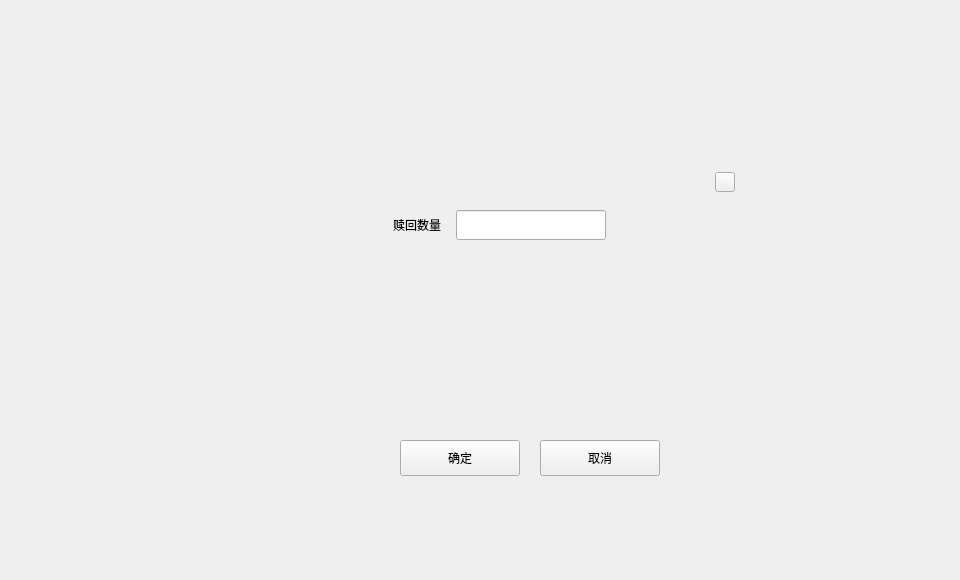
<?xml version="1.0" encoding="UTF-8"?>
<ui version="4.0">
 <class>ForecloseDialog</class>
 <widget class="QDialog" name="ForecloseDialog">
  <property name="geometry">
   <rect>
    <x>0</x>
    <y>0</y>
    <width>960</width>
    <height>580</height>
   </rect>
  </property>
  <property name="windowTitle">
   <string>Dialog</string>
  </property>
  <widget class="QWidget" name="widget" native="true">
   <property name="geometry">
    <rect>
     <x>0</x>
     <y>0</y>
     <width>960</width>
     <height>580</height>
    </rect>
   </property>
   <widget class="QWidget" name="containerWidget" native="true">
    <property name="geometry">
     <rect>
      <x>320</x>
      <y>160</y>
      <width>421</width>
      <height>331</height>
     </rect>
    </property>
    <property name="font">
     <font>
      <family>微软雅黑 Light</family>
     </font>
    </property>
    <widget class="QToolButton" name="cancelBtn">
     <property name="geometry">
      <rect>
       <x>220</x>
       <y>280</y>
       <width>120</width>
       <height>36</height>
      </rect>
     </property>
     <property name="font">
      <font>
       <family>微软雅黑 Light</family>
      </font>
     </property>
     <property name="cursor">
      <cursorShape>PointingHandCursor</cursorShape>
     </property>
     <property name="focusPolicy">
      <enum>Qt::NoFocus</enum>
     </property>
     <property name="styleSheet">
      <string notr="true"/>
     </property>
     <property name="text">
      <string>取消</string>
     </property>
    </widget>
    <widget class="QToolButton" name="okBtn">
     <property name="geometry">
      <rect>
       <x>80</x>
       <y>280</y>
       <width>120</width>
       <height>36</height>
      </rect>
     </property>
     <property name="font">
      <font>
       <family>微软雅黑 Light</family>
      </font>
     </property>
     <property name="cursor">
      <cursorShape>PointingHandCursor</cursorShape>
     </property>
     <property name="focusPolicy">
      <enum>Qt::NoFocus</enum>
     </property>
     <property name="styleSheet">
      <string notr="true"/>
     </property>
     <property name="text">
      <string>确定</string>
     </property>
    </widget>
    <widget class="QToolButton" name="closeBtn">
     <property name="geometry">
      <rect>
       <x>395</x>
       <y>12</y>
       <width>20</width>
       <height>20</height>
      </rect>
     </property>
     <property name="cursor">
      <cursorShape>PointingHandCursor</cursorShape>
     </property>
     <property name="focusPolicy">
      <enum>Qt::NoFocus</enum>
     </property>
     <property name="styleSheet">
      <string notr="true"/>
     </property>
     <property name="text">
      <string/>
     </property>
    </widget>
    <widget class="QLabel" name="label_3">
     <property name="geometry">
      <rect>
       <x>30</x>
       <y>50</y>
       <width>91</width>
       <height>30</height>
      </rect>
     </property>
     <property name="text">
      <string>赎回数量</string>
     </property>
     <property name="alignment">
      <set>Qt::AlignRight|Qt::AlignTrailing|Qt::AlignVCenter</set>
     </property>
    </widget>
    <widget class="QLineEdit" name="amountLineEdit">
     <property name="geometry">
      <rect>
       <x>136</x>
       <y>50</y>
       <width>150</width>
       <height>30</height>
      </rect>
     </property>
     <property name="contextMenuPolicy">
      <enum>Qt::DefaultContextMenu</enum>
     </property>
     <property name="styleSheet">
      <string notr="true"/>
     </property>
     <property name="maxLength">
      <number>20</number>
     </property>
    </widget>
    <widget class="QLabel" name="assetLabel">
     <property name="geometry">
      <rect>
       <x>240</x>
       <y>130</y>
       <width>120</width>
       <height>30</height>
      </rect>
     </property>
     <property name="text">
      <string/>
     </property>
     <property name="alignment">
      <set>Qt::AlignLeading|Qt::AlignLeft|Qt::AlignVCenter</set>
     </property>
    </widget>
    <widget class="QStackedWidget" name="stackedWidget">
     <property name="geometry">
      <rect>
       <x>80</x>
       <y>100</y>
       <width>240</width>
       <height>156</height>
      </rect>
     </property>
    </widget>
   </widget>
  </widget>
 </widget>
 <resources/>
 <connections/>
</ui>
